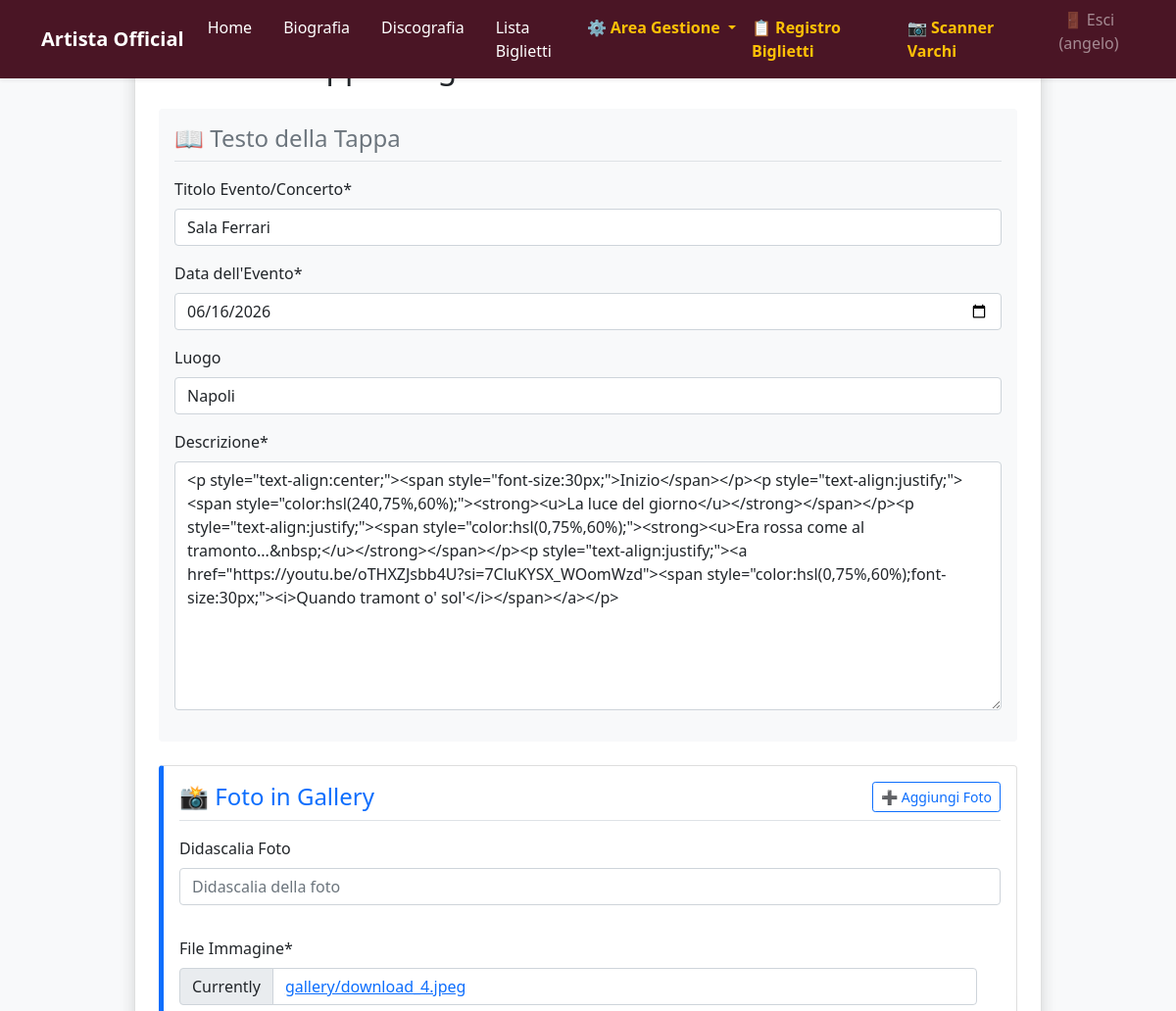
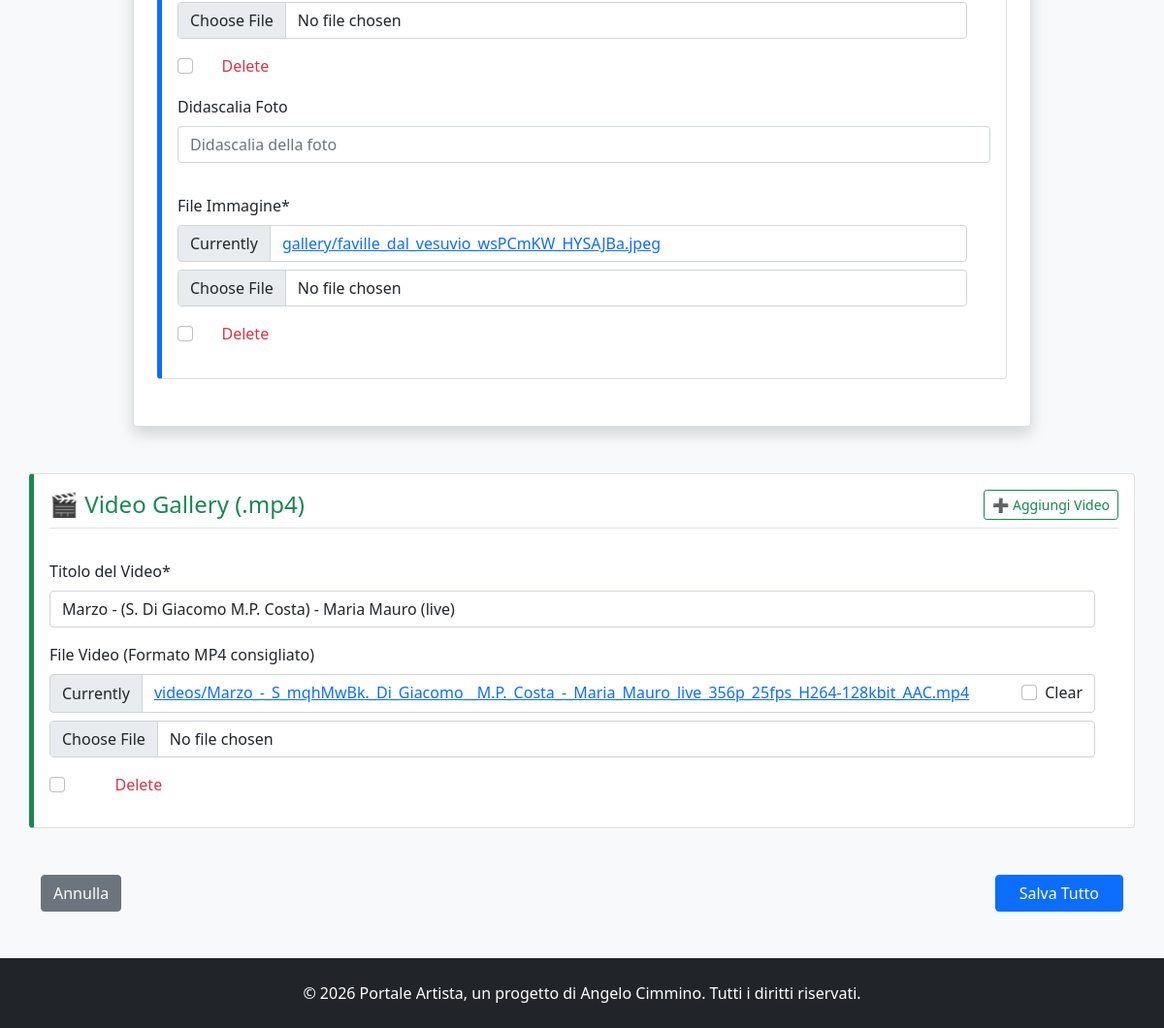
The app's page /biografie/1/modifica/ (signed in) with its own data (2 pictures, top to bottom).
### tributo/models.py (models this page shows, shortened)
class Biografia(models.Model):
    titolo_evento = models.CharField(max_length=200, verbose_name="Titolo Evento/Concerto")
    data_evento = models.DateField(verbose_name="Data dell'Evento")
    descrizione = CKEditor5Field('Descrizione dettagliata', config_name='default')
    luogo = models.CharField(max_length=200, blank=True, null=True, verbose_name="Luogo")
    class Meta:
        verbose_name_plural = "Biografie"

### tributo/views.py (the view, shortened to what this page needs)
# urls.py: path('biografie/<int:pk>/modifica/', views.BiografiaUpdateView.as_view(), name='biografia_update'),
class BiografiaUpdateView(LoginRequiredMixin, UpdateView):
    model = Biografia
    form_class = BiografiaForm
    template_name = 'tributo/biografia_form.html'
    success_url = reverse_lazy('biografia_list')
    def get_context_data(self, **kwargs):
        data = super().get_context_data(**kwargs)
        if self.request.POST:
            data['foto_formset'] = FotoGalleryFormSet(self.request.POST, self.request.FILES, instance=self.object)
            data['video_formset'] = VideoGalleryFormSet(self.request.POST, self.request.FILES, instance=self.object)
        else:
            data['foto_formset'] = FotoGalleryFormSet(instance=self.object)
            data['video_formset'] = VideoGalleryFormSet(instance=self.object)
        return data

### tributo/forms.py
class BiografiaForm(forms.ModelForm):
    class Meta:
        model = Biografia
        fields = ['titolo_evento', 'data_evento', 'luogo', 'descrizione']
        widgets = {
            'data_evento': forms.DateInput(attrs={'type': 'date'}, format='%Y-%m-%d'),
        }
    def __init__(self, *args, **kwargs):
        super().__init__(*args, **kwargs)
        self.fields['data_evento'].input_formats = ['%Y-%m-%d']

### tributo/templates/tributo/biografia_form.html (shortened to what this page needs)
{% extends 'tributo/base.html' %}
{% load crispy_forms_tags %}
{% block content %}
<div class="container mt-4">
    <div class="row justify-content-center">
        <div class="col-lg-10 col-md-12">
            <div class="card shadow p-4 mb-5">
                <h2 class="mb-4">{% if form.instance.pk %}Modifica{% else %}Nuova{% endif %} Tappa Biografica</h2>
                <form method="post" enctype="multipart/form-data" id="biografia-form">
                    <div class="card bg-light p-3 mb-4 border-0">
                        <h4 class="mb-3 text-secondary border-bottom pb-2">📖 Testo della Tappa</h4>
                        {{ form|crispy }}
                    </div>
                    <div class="card p-3 mb-4" style="border-left: 5px solid #0d6efd;">
                        <div class="d-flex justify-content-between align-items-center mb-3 border-bottom pb-2">
                            <h4 class="text-primary mb-0">📸 Foto in Gallery</h4>
                            <button type="button" class="btn btn-sm btn-outline-primary" id="add-foto-btn">➕ Aggiungi Foto</button>
                        </div>
                        <div id="foto-formset-container">
                            {% for foto_form in foto_formset %}
                                <div class="row g-3 align-items-center mb-3 item-form-row-foto">
                                    <div class="col-md-12">{{ foto_form.titolo_foto|as_crispy_field }}</div>
                                </div>
                                <div class="row col-md-12">
                                    <div>
                                        {{ foto_form.immagine|as_crispy_field }}
                                    </div>
                                </div>
                                    {% if foto_formset.can_delete and foto_form.instance.pk %}
                                        <div class="row col-md-2 text-danger text-center">
                                            {{ foto_form.DELETE|as_crispy_field }}
                                        </div>
                                    {% endif %}
                                </div>
                            {% endfor %}
                        </div>
                    </div>
                    <div class="card p-3 mb-4" style="border-left: 5px solid #198754;">
                        <div class="d-flex justify-content-between align-items-center mb-3 border-bottom pb-2">
                            <h4 class="text-success mb-0">🎬 Video Gallery (.mp4)</h4>
                            <button type="button" class="btn btn-sm btn-outline-success" id="add-video-btn">➕ Aggiungi Video</button>
                        </div>
                        <div id="video-formset-container">
                            {% for video_form in video_formset %}
                                <div class="row g-3 align-items-center mb-3 item-form-row-video">
                                </div>
                                <div class="row col-md-12">
                                    <div>{{ video_form.titolo_video|as_crispy_field }}</div>
                                </div>
                                    <div class="row col-md-12">
                                        <div>{{ video_form.file_video|as_crispy_field }}</div>
                                        {% if video_formset.can_delete and video_form.instance.pk %}
                                            <div class="col-md-2 text-danger text-center">
                                                {{ video_form.DELETE|as_crispy_field }}
                                            </div>
                                        {% endif %}
                                    </div>
                                </div>
                            {% endfor %}
                        </div>
                    </div>
                    <div class="d-flex justify-content-between mt-4">
                        <a href="{% url 'biografia_list' %}" class="btn btn-secondary">Annulla</a>
                        <button type="submit" class="btn btn-primary px-4">Salva Tutto</button>
                    </div>
            </div>
{% endblock %}

### tributo/templates/tributo/base.html (shortened to what this page needs)
<!DOCTYPE html>
<html lang="it">
<head>
    <link
      href="https://cdn.jsdelivr.net/npm/bootstrap@5.0.0/dist/css/bootstrap.min.css"
      rel="stylesheet"
    />
</head>
<body>
        <nav class="navbar navbar-expand-lg fixed-top navbar-dark navbar-custom shadow-sm mb-4">
        <div class="container">
            <a class="navbar-brand fw-bold" href="{% url 'home' %}">Artista Official</a>
            <div class="collapse navbar-collapse" id="navbarNav">
                <div class="navbar-nav ms-auto">
                    <a class="nav-item nav-link text-white me-3" href="{% url 'home' %}">Home</a>
                    <a class="nav-item nav-link text-white me-3" href="{% url 'lista_biografia' %}">Biografia</a>
                    <a class="nav-item nav-link text-white me-3" href="{% url 'discografia' %}">Discografia</a>
                    <a class="nav-item nav-link text-white" href="{% url 'lista_partecipanti' %}">Lista Biglietti</a>
                    {% if user.is_staff %}
                        <li class="nav-item dropdown">
                            <a class="nav-link dropdown-toggle text-warning fw-bold"
                            href="#"
                            id="navbarDropdownGestione"
                            role="button"
                            data-bs-toggle="dropdown"
                            aria-expanded="false">
                                ⚙️ Area Gestione
                            </a>
                        </li>
                    {% endif %}
                    {% if user.is_staff %}
                        <a class="nav-item nav-link text-warning me-3 fw-bold" href="{% url 'lista_partecipanti' %}">📋 Registro Biglietti</a>
                        <a class="nav-item nav-link text-warning me-3 fw-bold" href="{% url 'dashboard_scanner' %}">📷 Scanner Varchi</a>
                        <form action="{% url 'admin:logout' %}" method="POST" class="d-inline">
                            <button type="submit" class="btn btn-link nav-item nav-link text-white-50 d-inline p-0 border-0 align-baseline">
                                🚪 Esci ({{ user.username }})
                            </button>
                        </form>
                    {% endif %}
                </div>
            </div>
        </div>
    </nav>
    <main>
        {% block content %}
        {% endblock %}
    </main>
    <footer class="bg-dark text-white text-center py-4 mt-5">
        <p class="mb-0">&copy; 2026 Portale Artista, un progetto di Angelo Cimmino. Tutti i diritti riservati.</p>
    </footer>
</body>
</html>

### tributo/templates/tributo/base.html (style rules this page uses)
body { background-color: #f8f9fa; color: #212529; }
.navbar-custom { background-color: #4a1525; }

### records on screen
Biografia: titolo_evento "Sala Ferrari", data_evento "06/16/2026", luogo "Napoli", descrizione "<p style=\"text-align:center;\"><span style=\"font-size:30px;\">Inizio</span></p><p style=\"text-align:justify;\"><span style=\"color:hsl(240,75%,60%);\"><strong><u>La luce del giorno</u></strong></span></p><p style=\"text-align:justify;\"><span style=\"color:hsl(0,75%,60%);\"><strong><u>Era rossa come al tramonto...&nbsp;</u></strong></span></p><p style=\"text-align:justify;\"><a href=\"https://youtu.be/oTHXZJsbb4U?si=7CluKYSX_WOomWzd\"><span style=\"color:hsl(0,75%,60%);font-size:30px;\"><i>Quando tramont o' sol'</i></span></a></p>"

### other values on screen
{{ user.username }} "angelo"
